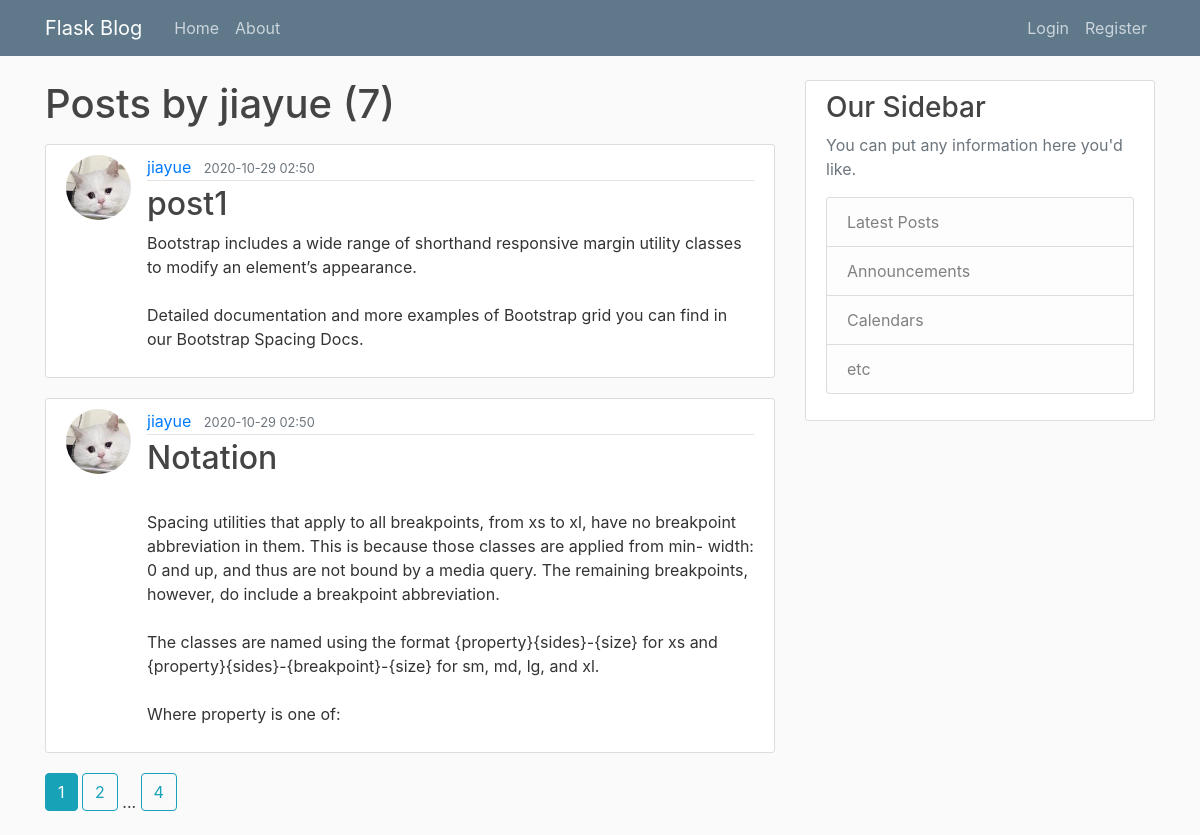
The page /user/jiayue on the database its author committed.
### flaskapp/models.py (models this page shows, shortened)
class User(db.Model, UserMixin):
    id = db.Column(db.Integer, primary_key = True)
    username = db.Column(db.String(20), unique=True, nullable=False)
    email = db.Column(db.String(120), unique=True, nullable=False)
    image_file = db.Column(db.String(20), nullable = False, default ='default.jpg')
    password = db.Column(db.String(60), nullable=False)
    posts = db.relationship('Post',backref='author',lazy=True)

class Post(db.Model):
    id = db.Column(db.Integer, primary_key = True)
    title = db.Column(db.String(100), nullable=False)
    date_posted = db.Column(db.DateTime,  nullable=False, default = datetime.datetime.utcnow() + datetime.timedelta(hours=8))
    content = db.Column(db.Text, nullable=False)
    user_id = db.Column(db.Integer, db.ForeignKey('user.id'),nullable=False)

### flaskapp/users/routes.py (the view)
@users.route("/user/<string:username>")
def user_posts(username):
    page = request.args.get('page', 1, type=int)
    user = User.query.filter_by(username=username).first_or_404(username)
    posts = Post.query.filter_by(author=user)\
        .order_by(Post.date_posted.desc())\
        .paginate(page=page, per_page=2)
    return render_template('user_posts.html', posts=posts, user=user)

### flaskapp/templates/user_posts.html
{%extends "layout.html"%}
{%block content%}
<h1 class="mb-3">Posts by {{user.username}} ({{posts.total}})</h1>
{% for post in posts.items %}
<article class="media content-section">
	<img class="rounded-circle article-img" src="{{url_for('static',filename='profile_pics/'+post.author.image_file)}}">
	<div class="media-body">
		<div class="article-metadata">
			<a class="mr-2" href="{{url_for('users.user_posts',username=post.author.username)}}">{{ post.author.username }}</a>
			<small class="text-muted">{{ post.date_posted.strftime('%Y-%m-%d %H:%M') }}</small>
		</div>
		<h2><a class="article-title" href="{{url_for('posts.post',post_id=post.id)}}">{{ post.title }}</a></h2>
		<p class="article-content">{{ post.content }}</p>
	</div>
</article>
{% endfor %}
{%for page_num in posts.iter_pages(left_edge=1, right_edge=1, left_current=1, right_current=2)%}
{%if page_num%}
{%if posts.page==page_num%}
<a class="btn btn-info mb-4" href="{{url_for('users.user_posts',username=user.username,page=page_num)}}">{{page_num}}</a>
{%else%}
<a class="btn btn-outline-info mb-4" href="{{url_for('users.user_posts',username=user.username,page=page_num)}}">{{page_num}}</a>
{%endif%}
{%else%}
...
{%endif%}
{% endfor %}
{%endblock content%}

### flaskapp/static/main.css (style rules this page uses)
body { background: #fafafa; color: #333333; margin-top: 5rem; }
h1, h2, h3, h4, h5, h6 { color: #444444; }
.content-section { background: #ffffff; padding: 10px 20px; border: 1px solid #dddddd; border-radius: 3px; margin-bottom: 20px; }
.article-title { color: #444444; }
.article-content { white-space: pre-line; }
.article-img { height: 65px; width: 65px; margin-right: 16px; }
.article-metadata { padding-bottom: 1px; margin-bottom: 4px; border-bottom: 1px solid #e3e3e3 }

### rows shown on the page
User: username "jiayue"
Post: image_file (picture), author.username "jiayue", date_posted "2020-10-29 02:50", title "post1", content "Bootstrap includes a wide range of shorthand responsive margin utility classes to modify an element’s appearance. Detailed documentation and more examples of Bootstrap grid you can find in our Bootstrap Spacing Docs."
Post: image_file (picture), author.username "jiayue", date_posted "2020-10-29 02:50", title "Notation", content "Spacing utilities that apply to all breakpoints, from xs to xl, have no breakpoint abbreviation in them. This is because those classes are applied from min- width: 0 and up, and thus are not bound by a media query. The remaining breakpoints, however, do include a breakpoint abbreviation. The classes are named using the format {property}{sides}-{size} for xs and {property}{sides}-{breakpoint}-{size} for sm, md, lg, and xl. Where property is one of:"

### other values the page prints
{{ posts.total }} "7"
{{ page_num }} "1"
{{ page_num }} "2" "4"
